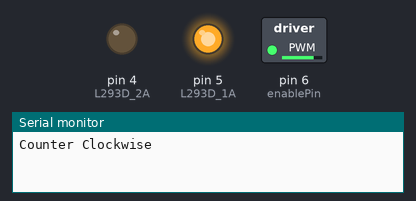
Bench run of a sketch on a simulated Arduino Uno, built with avr-gcc and run on an emulated ATmega328P. Shown: switched loads named in the sketch (green lamp = pin HIGH), output pins drawn as LEDs (lit = HIGH), the last lines printed to the serial monitor.

Above: at 1.0 s.
At 3.0 s:
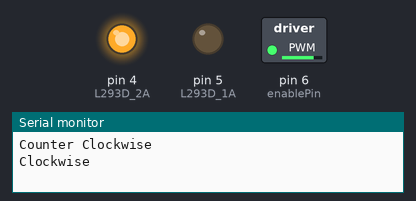
Timing chart, 0 to 5.2 s (numbered marks = the images above):
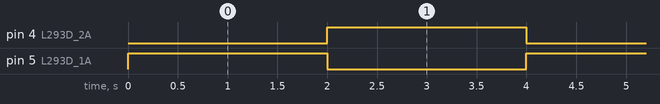

Measured:
- by itself, pin 4 (L293D_2A), pin 5 (L293D_1A): alternates HIGH for 2.0 s and LOW for 2.0 s

The sketch:

one_motor_forward_backward.ino
```cpp
int enablePin = 6;
int L293D_1A = 5;
int L293D_2A = 4;

void setup()
{
  Serial.begin(9600);

  pinMode(enablePin, OUTPUT);
  pinMode(L293D_1A, OUTPUT);
  pinMode(L293D_2A, OUTPUT);

  analogWrite(enablePin, 200);
}

void loop()
{
  Serial.println("Counter Clockwise");
  digitalWrite(L293D_1A, HIGH);
  digitalWrite(L293D_2A, LOW);
  delay(2000);

  Serial.println("Clockwise");
  digitalWrite(L293D_1A, LOW);
  digitalWrite(L293D_2A, HIGH);
  delay(2000);
}
```
